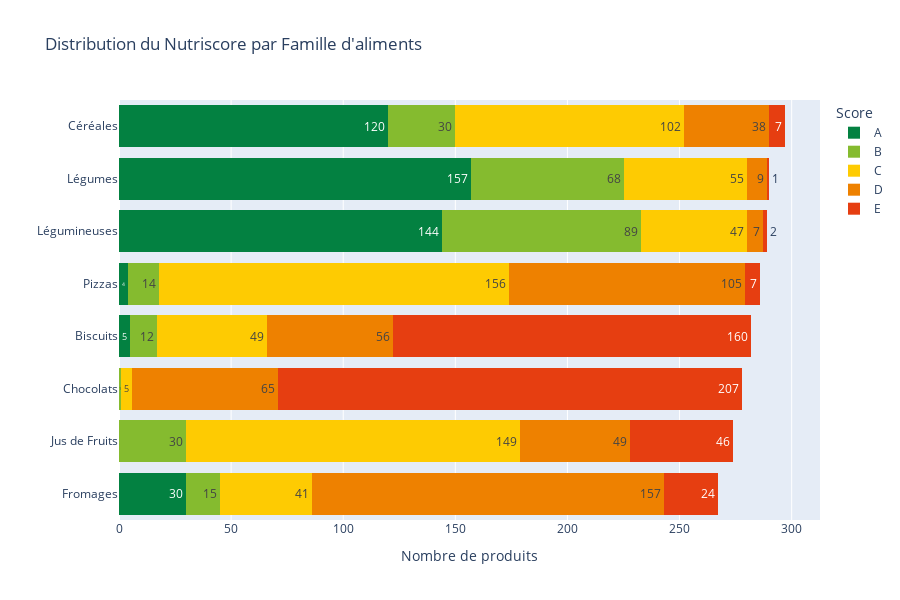

The cell this chart's notebook holds for it:
### Code cell
distribution_nutriscore_par_famille_d_aliments(df_final).show()

### Figure 1 — Plotly figure (JSON) as saved in the notebook; plotly's stock layout.template omitted (floating-point values rounded to 4 significant figures; data arrays with more than 128 entries replaced by an {"elided": "..."} marker saying what was removed)
{"data": [{"bingroup": "y", "hovertemplate": "Nutriscore=A<br>count=%{x}<br>Category_Label=%{y}<extra></extra>", "legendgroup": "A", "marker": {"color": "#038141", "pattern": {"shape": ""}}, "name": "A", "orientation": "h", "showlegend": true, "texttemplate": "%{value}", "type": "histogram", "xaxis": "x", "y": {"elided": "460 str values"}, "yaxis": "y"}, {"bingroup": "y", "hovertemplate": "Nutriscore=B<br>count=%{x}<br>Category_Label=%{y}<extra></extra>", "legendgroup": "B", "marker": {"color": "#85BB2F", "pattern": {"shape": ""}}, "name": "B", "orientation": "h", "showlegend": true, "texttemplate": "%{value}", "type": "histogram", "xaxis": "x", "y": {"elided": "259 str values"}, "yaxis": "y"}, {"bingroup": "y", "hovertemplate": "Nutriscore=C<br>count=%{x}<br>Category_Label=%{y}<extra></extra>", "legendgroup": "C", "marker": {"color": "#FECB02", "pattern": {"shape": ""}}, "name": "C", "orientation": "h", "showlegend": true, "texttemplate": "%{value}", "type": "histogram", "xaxis": "x", "y": {"elided": "604 str values"}, "yaxis": "y"}, {"bingroup": "y", "hovertemplate": "Nutriscore=D<br>count=%{x}<br>Category_Label=%{y}<extra></extra>", "legendgroup": "D", "marker": {"color": "#EE8100", "pattern": {"shape": ""}}, "name": "D", "orientation": "h", "showlegend": true, "texttemplate": "%{value}", "type": "histogram", "xaxis": "x", "y": {"elided": "486 str values"}, "yaxis": "y"}, {"bingroup": "y", "hovertemplate": "Nutriscore=E<br>count=%{x}<br>Category_Label=%{y}<extra></extra>", "legendgroup": "E", "marker": {"color": "#E63E11", "pattern": {"shape": ""}}, "name": "E", "orientation": "h", "showlegend": true, "texttemplate": "%{value}", "type": "histogram", "xaxis": "x", "y": {"elided": "454 str values"}, "yaxis": "y"}], "layout": {"barmode": "stack", "height": 600, "legend": {"title": {"text": "Score"}, "tracegroupgap": 0}, "title": {"text": "Distribution du Nutriscore par Famille d'aliments"}, "xaxis": {"anchor": "y", "domain": [0, 1], "title": {"text": "Nombre de produits"}}, "yaxis": {"anchor": "x", "categoryorder": "total ascending", "domain": [0, 1], "title": {"text": ""}}}}
